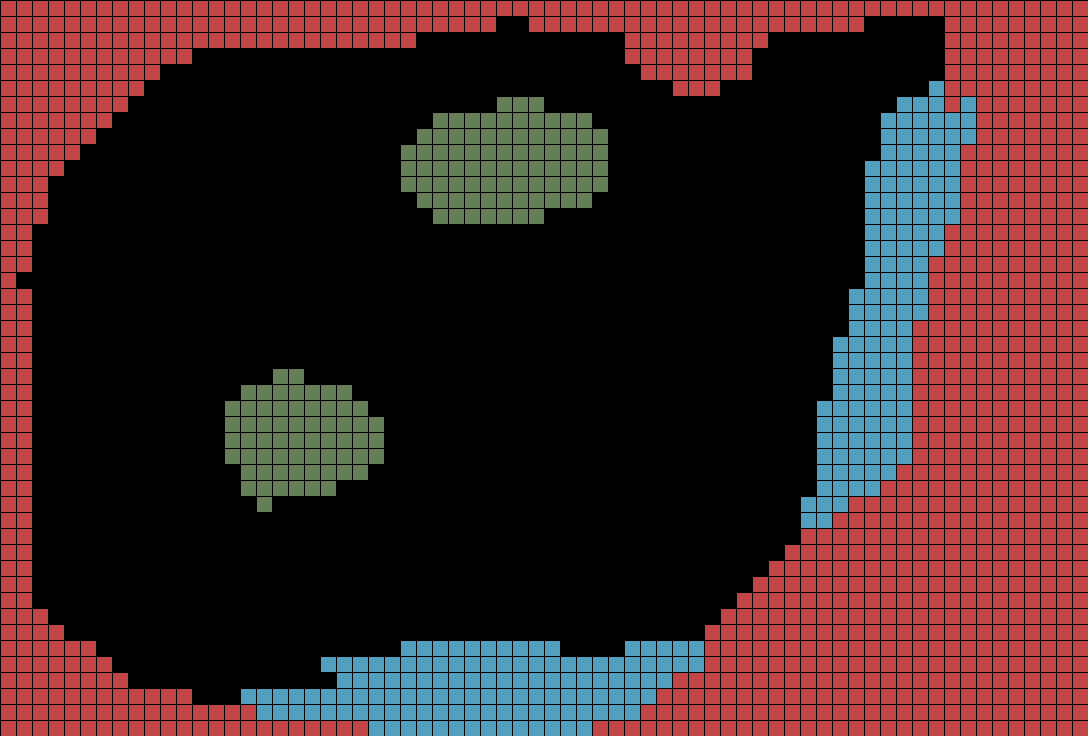

A 2D game scene composited from a Tiled map and its tileset images. What follows is a short description and the map's XML, with each tile layer's data collapsed to a summary:
An orthogonal 68x46 tile map with 16x16 px tiles, 1 tile layer (Tile Layer 1).

<map version="1.9" tiledversion="1.9.2" orientation="orthogonal" renderorder="right-down" width="68" height="46" tilewidth="16" tileheight="16" infinite="0" nextlayerid="2" nextobjectid="1">
 <tileset firstgid="1" source="tiles.tsx" />
 <layer id="1" name="Tile Layer 1" width="68" height="46">
  <data>[3128 cells, 1401 non-empty, 3 distinct tile ids]</data>
 </layer>
</map>